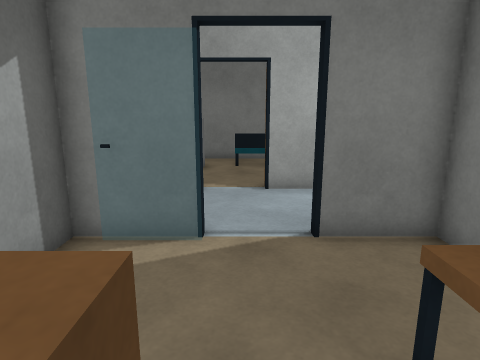
view 1 (above)

24 first-person views from a walk through a robot-simulator world made for Gazebo. The camera is 1.3 m above the floor, tilts 12° down and sees 75° across. The floor is counted in squares, 0.5 m on a side. Each view is taken from the middle of a square. On the plan, view 1 faces up. The plan holds only what a view shows up to about 20 squares ahead; the rest is blank. The place goes on beyond the plan.

view 2
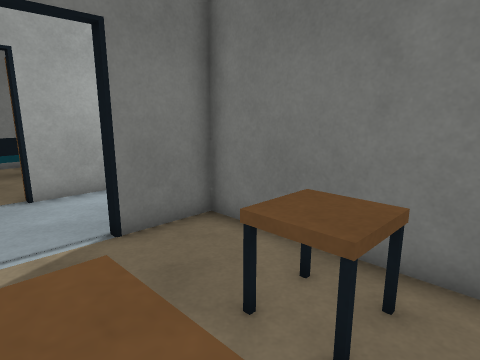

view 3
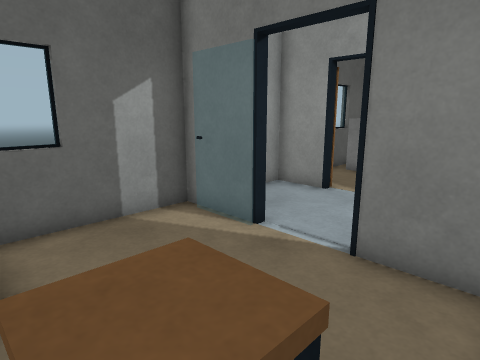

view 4
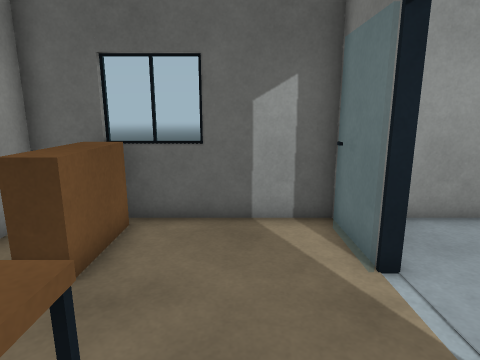

view 5
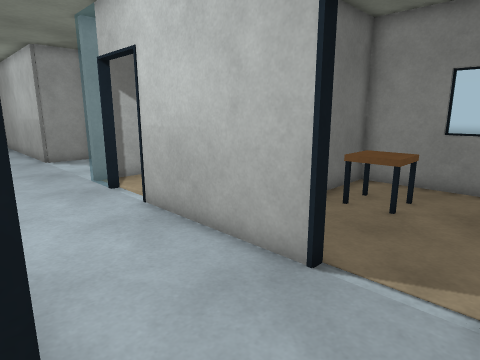

view 6
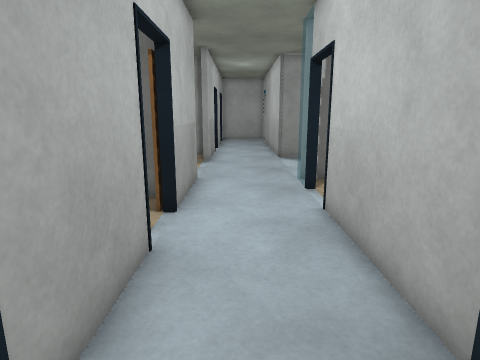

view 7
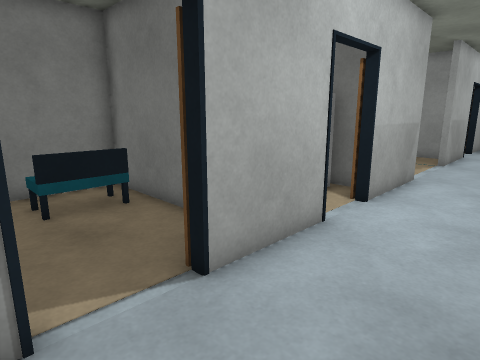

view 8
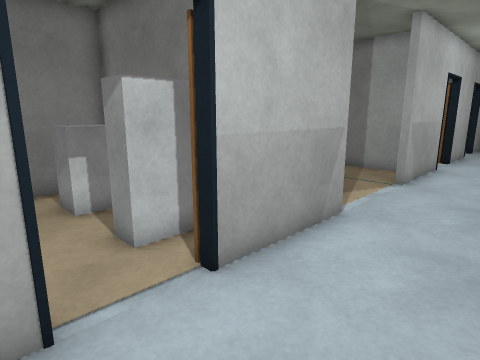

view 9
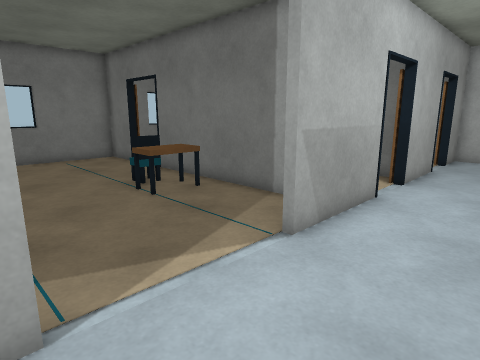

view 10
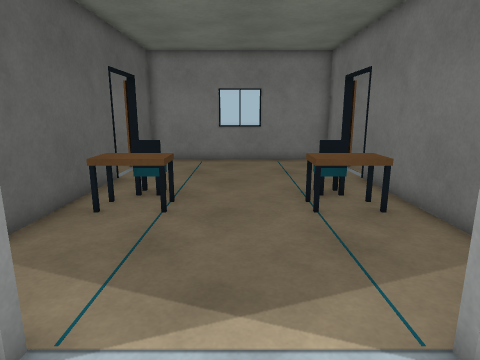

view 11
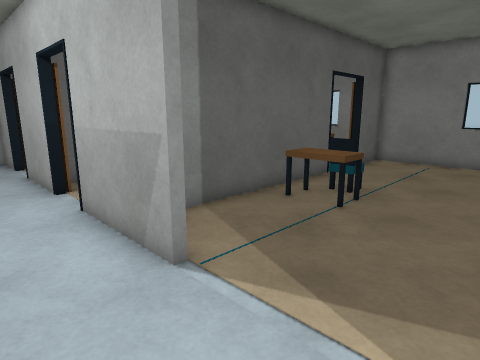

view 12
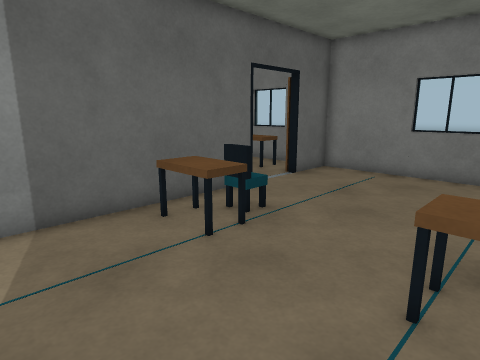

view 13
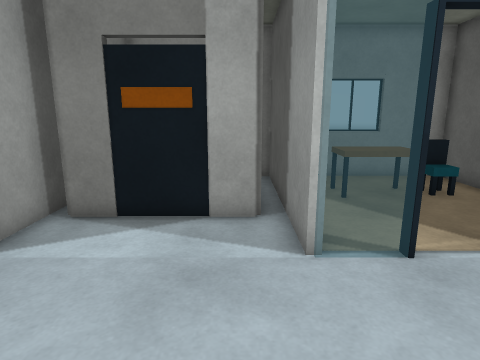

view 14
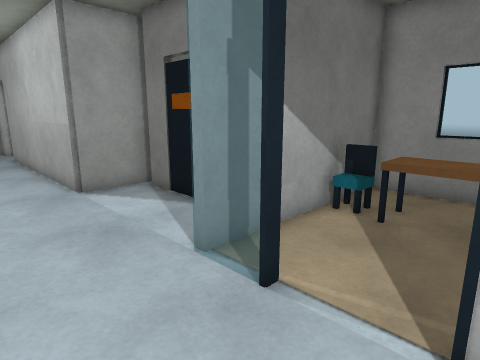

view 15
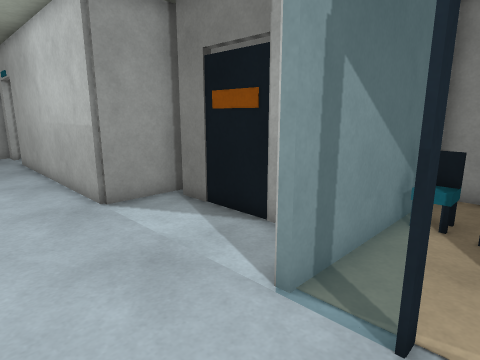

view 16
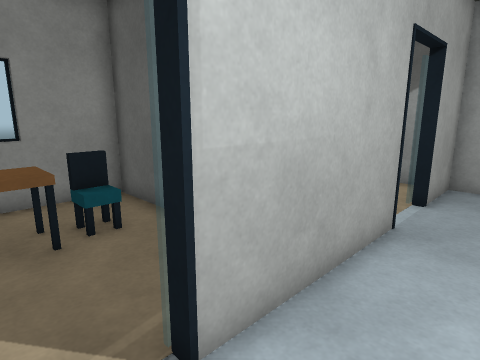

view 17
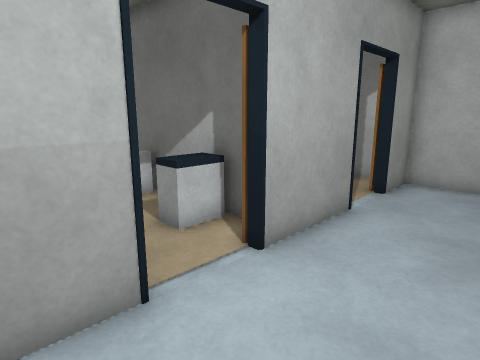

view 18
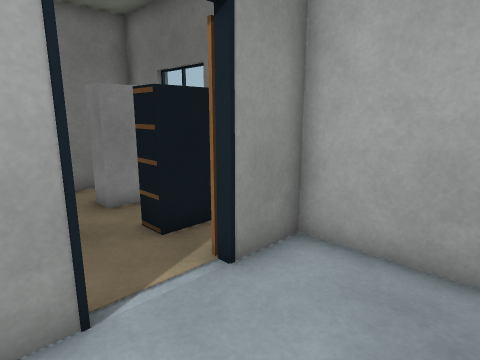

view 19
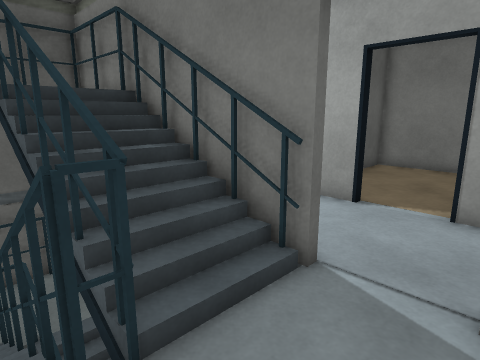

view 20
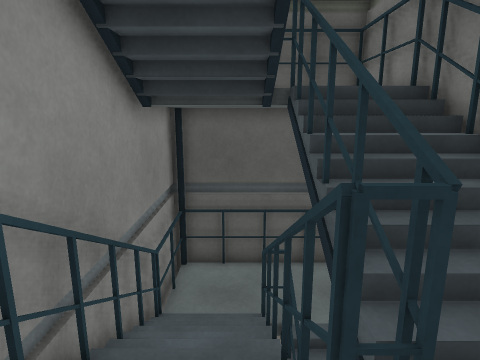

view 21
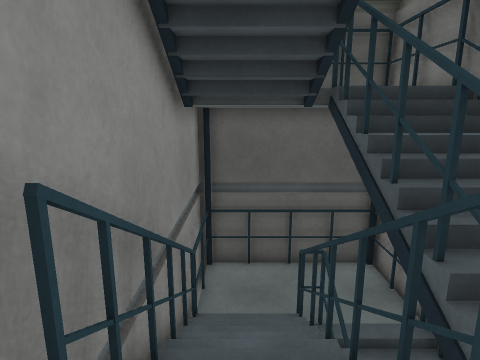

view 22
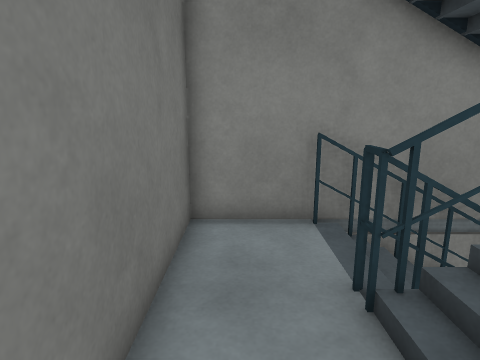

view 23
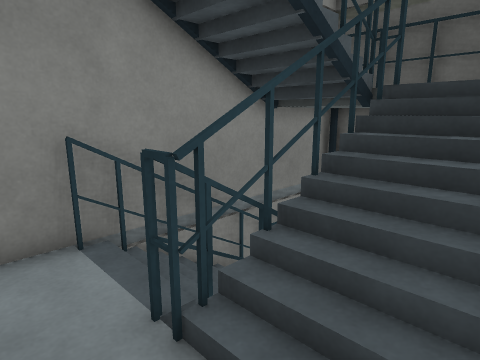

view 24
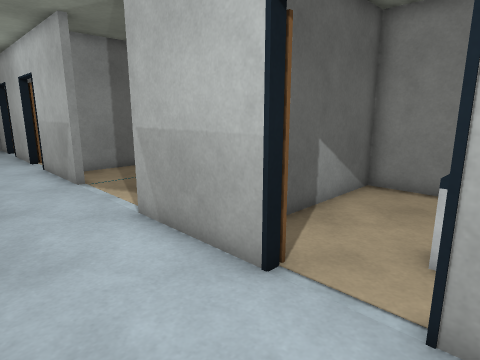

### Floor plan
Points are (right, up) in squares from view 1. A wall is a line through its corners. A room is listed if a view was taken in it or the views show most of it. See-through windows are left out.
Room 1 (views 1, 2, 3, 4)
walls: (-2.4, 6.4) (-3.6, 6.4) (-3.6, -1.1) (-2.2, -1.1); (1.4, -1.1) (4.3, -1.1) (4.3, 6.4) (1.6, 6.4)
ways out: opening at (-0.5, 6) to room 2
objects: counter (-3, 1) to (-1, 1); door leaf (-2, 6) to (-1, 6); table (2, 1) to (3, 2)
Room 2 (views 5, 6, 7)
walls: (1.6, 6.6) (3.6, 6.6); (-2.4, 10.7) (-3.6, 10.7) (-3.6, 6.6) (-2.4, 6.6); (3.6, 10.7) (1, 10.7)
ways out: opening at (-0.5, 6) to room 1; opening at (2.5, 8.5) to room 3; opening at (-1, 11)
objects: door leaf (-2, 11)
Room 3 (views 8, 14, 15, 16)
walls: (8.7, 11.6) (8.7, 15.5); (3.2, 12) (3.2, 11.5); (9.6, 10.7) (7.1, 10.7); (3.6, 6.6) (5.6, 6.6); (8.6, 18.3) (6.1, 18.3)
ways out: opening at (2.5, 8.5) to room 2; opening at (10.5, 8.5) to room 4; opening at (7.5, 6) to room 7
objects: door leaf (4, 11); cabinet (7, 13) to (8, 13); white box (7, 16) to (8, 16)
Room 4 (views 9, 10, 11)
walls: (11.6, 6.5) (11.6, 4); (11.6, 10.7) (9.6, 10.7); (12.4, 4.2) (17.6, 4.2); (17.4, 10.7) (16.4, 10.7) (16.4, 11.1); (18, 3.5) (18, 6.6)
ways out: opening at (10.5, 8.5) to room 3; opening at (14, 11) to room 5; opening at (18, 8.5) to room 6
Room 5 (views 12, 13)
walls: (9, 20.6) (9, 11.9); (19.1, 24.4) (19.1, 26.1) (9, 26.1) (9, 24.4); (19.1, 11.2) (19.1, 20.6)
ways out: opening at (14, 11) to room 4; opening at (9, 22.5); opening at (19, 22.5)
objects: door leaf (9, 24); desk (10, 16) to (12, 17); other object (11, 18); desk (16, 16) to (18, 17); other object (17, 18); door leaf (19, 24)
Room 6 (views 17, 18, 19, 20, 21, 22, 23, 24)
walls: (22.6, 6.4) (21.5, 6.4); (21.4, 6.6) (22.5, 6.6); (27.4, 6.6) (28.3, 6.6) (28.3, 6.4) (27.5, 6.4); (18.4, 6.4) (18.4, 1.4); (18, 6.6) (18.5, 6.6); (20.9, 10.7) (17.4, 10.7); (24.5, 11.4) (24.5, 17.8); (27.1, 10.7) (24.4, 10.7); (30.7, 6.2) (30.7, 6.6) (31.6, 6.6) (31.6, 10.7) (30.4, 10.7); (18.1, -0.5) (31.2, -0.5) (31.2, 6.4); (11.6, 4) (11.6, -1.1); (21.9, 18.3) (19.4, 18.3) (19.4, 13.2)
ways out: opening at (18, 8.5) to room 4; opening at (29, 11) to room 8
objects: cyan box (19, 0); blue post (19, 1); cyan post (19, 6); cyan box (20, 0) to (22, 0); cyan box (20, 6) to (21, 6); cyan box (23, 0) to (28, 0); other object (23, 13) to (24, 13); toilet (23, 17) to (24, 17); cyan box (24, 3) to (27, 3); door leaf (24, 11); cyan post (28, 2); cyan box (28, 3); cyan post (29, 3); door leaf (30, 11)
Room 7 (no view inside)
walls: (4.5, 1.6) (4.5, -1.1) (7.6, -1.1); (9.4, -1.1) (11.4, -1.1) (11.4, 6.5)
ways out: opening at (7.5, 6) to room 3
objects: other object (6, 1) to (6, 2); door leaf (6, 6) to (7, 6); table (7, 1) to (10, 2); other object (11, 1) to (11, 2)
Room 8 (no view inside)
walls: (31.6, 16.4) (31.6, 18.3) (24.8, 18.3) (24.8, 16.5); (31.6, 11.6) (31.6, 14)
ways out: opening at (29, 11) to room 6
objects: shelf (30, 13) to (31, 13); cabinet (30, 16) to (31, 16)

Positions as (right, up) in squares from view 1, and headings:
1: (0, 0), facing up
2: (-1, 0), facing up-right
3: (4, 1), facing up-left
4: (4, 4), facing left
5: (-1, 11), facing down-right
6: (-1, 9), facing right
7: (-2, 7), facing up-right
8: (4, 7), facing up-right
9: (11, 7), facing up-right
10: (14, 8), facing up
11: (16, 8), facing up-left
12: (17, 12), facing up-left
13: (13, 12), facing down
14: (7, 10), facing down-right
15: (9, 10), facing down-right
16: (9, 9), facing down-left
17: (19, 7), facing up-right
18: (26, 7), facing up-right
19: (31, 2), facing up-left
20: (30, 2), facing left
21: (30, 1), facing left
22: (30, 7), facing down
23: (30, 6), facing down-left
24: (24, 7), facing up-left
